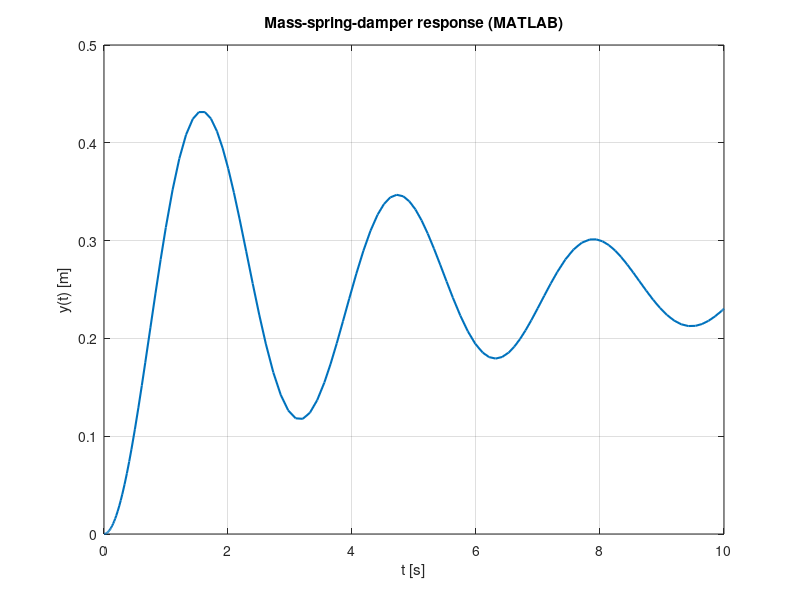

MATLAB code for this plot:
% Parameters
m = 1.0;
b = 0.4;
k = 4.0;

% ODE: m*ydd + b*yd + k*y = F(t), with F(t) = 1
msd = @(t, z) [ ...
    z(2);                           % z(1) = y, z(2) = dy/dt
    (1.0 - b * z(2) - k * z(1)) / m % acceleration
];

tspan = [0 10];
z0 = [0; 0];  % initial displacement and velocity

[t, z] = ode45(msd, tspan, z0);

y = z(:, 1);

figure;
plot(t, y, 'LineWidth', 1.5);
xlabel('t [s]');
ylabel('y(t) [m]');
title('Mass-spring-damper response (MATLAB)');
grid on;
